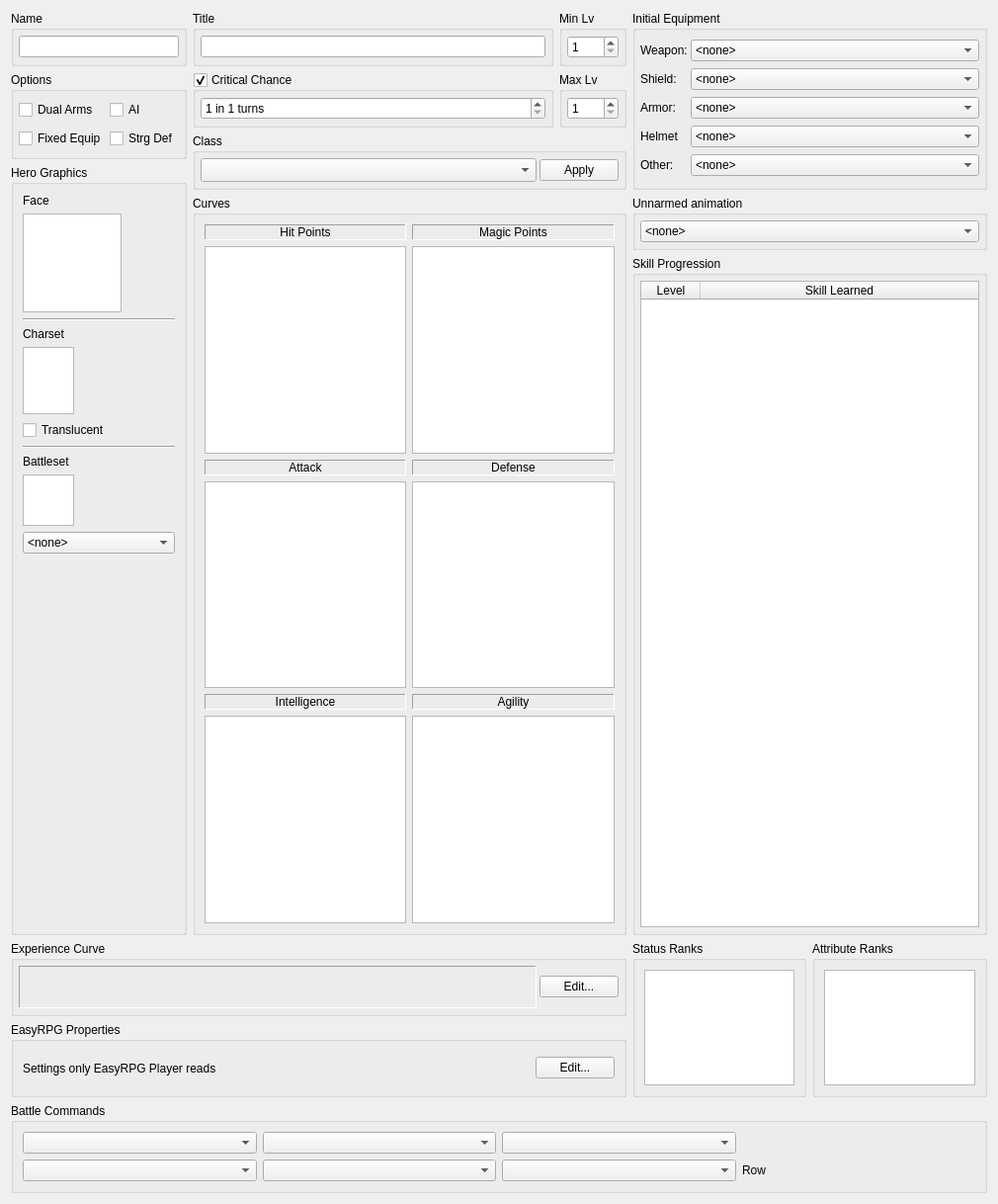
<?xml version="1.0" encoding="UTF-8"?>
<ui version="4.0">
 <class>ActorWidget</class>
 <widget class="QWidget" name="ActorWidget">
  <property name="geometry">
   <rect>
    <x>0</x>
    <y>0</y>
    <width>1010</width>
    <height>1218</height>
   </rect>
  </property>
  <property name="windowTitle">
   <string>Form</string>
  </property>
  <layout class="QGridLayout" name="gridLayout">
   <item row="0" column="0">
    <widget class="QGroupBox" name="groupBox_16">
     <property name="title">
      <string>Name</string>
     </property>
     <layout class="QHBoxLayout" name="horizontalLayout_16">
      <property name="spacing">
       <number>3</number>
      </property>
      <property name="leftMargin">
       <number>5</number>
      </property>
      <property name="topMargin">
       <number>5</number>
      </property>
      <property name="rightMargin">
       <number>5</number>
      </property>
      <property name="bottomMargin">
       <number>5</number>
      </property>
      <item>
       <widget class="QLineEdit" name="lineName"/>
      </item>
     </layout>
    </widget>
   </item>
   <item row="0" column="1">
    <widget class="QGroupBox" name="groupBox_366">
     <property name="title">
      <string>Title</string>
     </property>
     <layout class="QHBoxLayout" name="horizontalLayout_17">
      <property name="spacing">
       <number>3</number>
      </property>
      <property name="leftMargin">
       <number>5</number>
      </property>
      <property name="topMargin">
       <number>5</number>
      </property>
      <property name="rightMargin">
       <number>5</number>
      </property>
      <property name="bottomMargin">
       <number>5</number>
      </property>
      <item>
       <widget class="QLineEdit" name="lineTitle"/>
      </item>
     </layout>
    </widget>
   </item>
   <item row="0" column="2">
    <widget class="QGroupBox" name="groupBox_367">
     <property name="title">
      <string>Min Lv</string>
     </property>
     <layout class="QHBoxLayout" name="horizontalLayout_29">
      <property name="spacing">
       <number>3</number>
      </property>
      <property name="leftMargin">
       <number>5</number>
      </property>
      <property name="topMargin">
       <number>5</number>
      </property>
      <property name="rightMargin">
       <number>5</number>
      </property>
      <property name="bottomMargin">
       <number>5</number>
      </property>
      <item>
       <widget class="QSpinBox" name="spinMinLv">
        <property name="minimum">
         <number>1</number>
        </property>
       </widget>
      </item>
     </layout>
    </widget>
   </item>
   <item row="0" column="3" rowspan="4" colspan="2">
    <widget class="QGroupBox" name="groupBox_368">
     <property name="title">
      <string>Initial Equipment</string>
     </property>
     <layout class="QGridLayout" name="gridLayout_17">
      <property name="leftMargin">
       <number>5</number>
      </property>
      <property name="topMargin">
       <number>5</number>
      </property>
      <property name="rightMargin">
       <number>5</number>
      </property>
      <property name="bottomMargin">
       <number>5</number>
      </property>
      <property name="spacing">
       <number>3</number>
      </property>
      <item row="0" column="0">
       <widget class="QLabel" name="label_17">
        <property name="text">
         <string>Weapon:</string>
        </property>
       </widget>
      </item>
      <item row="0" column="1">
       <widget class="ItemRpgComboBox" name="comboInitialWeapon">
        <property name="sizePolicy">
         <sizepolicy hsizetype="Preferred" vsizetype="Fixed">
          <horstretch>1</horstretch>
          <verstretch>0</verstretch>
         </sizepolicy>
        </property>
        <item>
         <property name="text">
          <string>&lt;none&gt;</string>
         </property>
        </item>
       </widget>
      </item>
      <item row="1" column="0">
       <widget class="QLabel" name="label_30">
        <property name="text">
         <string>Shield:</string>
        </property>
       </widget>
      </item>
      <item row="1" column="1">
       <widget class="ItemRpgComboBox" name="comboInitialShield">
        <property name="sizePolicy">
         <sizepolicy hsizetype="Preferred" vsizetype="Fixed">
          <horstretch>1</horstretch>
          <verstretch>0</verstretch>
         </sizepolicy>
        </property>
        <item>
         <property name="text">
          <string>&lt;none&gt;</string>
         </property>
        </item>
       </widget>
      </item>
      <item row="2" column="0">
       <widget class="QLabel" name="label_35">
        <property name="text">
         <string>Armor:</string>
        </property>
       </widget>
      </item>
      <item row="2" column="1">
       <widget class="ItemRpgComboBox" name="comboInitialArmor">
        <property name="sizePolicy">
         <sizepolicy hsizetype="Preferred" vsizetype="Fixed">
          <horstretch>1</horstretch>
          <verstretch>0</verstretch>
         </sizepolicy>
        </property>
        <item>
         <property name="text">
          <string>&lt;none&gt;</string>
         </property>
        </item>
       </widget>
      </item>
      <item row="3" column="0">
       <widget class="QLabel" name="label_44">
        <property name="text">
         <string>Helmet</string>
        </property>
       </widget>
      </item>
      <item row="3" column="1">
       <widget class="ItemRpgComboBox" name="comboInitialHelmet">
        <property name="sizePolicy">
         <sizepolicy hsizetype="Preferred" vsizetype="Fixed">
          <horstretch>1</horstretch>
          <verstretch>0</verstretch>
         </sizepolicy>
        </property>
        <item>
         <property name="text">
          <string>&lt;none&gt;</string>
         </property>
        </item>
       </widget>
      </item>
      <item row="4" column="0">
       <widget class="QLabel" name="label_45">
        <property name="text">
         <string>Other:</string>
        </property>
       </widget>
      </item>
      <item row="4" column="1">
       <widget class="ItemRpgComboBox" name="comboInitialMisc">
        <property name="sizePolicy">
         <sizepolicy hsizetype="Preferred" vsizetype="Fixed">
          <horstretch>1</horstretch>
          <verstretch>0</verstretch>
         </sizepolicy>
        </property>
        <item>
         <property name="text">
          <string>&lt;none&gt;</string>
         </property>
        </item>
       </widget>
      </item>
     </layout>
    </widget>
   </item>
   <item row="1" column="0" rowspan="2">
    <widget class="QGroupBox" name="groupBox_369">
     <property name="title">
      <string>Options</string>
     </property>
     <layout class="QGridLayout" name="gridLayout_18">
      <property name="leftMargin">
       <number>5</number>
      </property>
      <property name="topMargin">
       <number>5</number>
      </property>
      <property name="rightMargin">
       <number>5</number>
      </property>
      <property name="bottomMargin">
       <number>5</number>
      </property>
      <property name="horizontalSpacing">
       <number>3</number>
      </property>
      <item row="0" column="0">
       <widget class="QCheckBox" name="checkDualWeapon">
        <property name="text">
         <string>Dual Arms</string>
        </property>
       </widget>
      </item>
      <item row="0" column="1">
       <widget class="QCheckBox" name="checkAI">
        <property name="text">
         <string>AI</string>
        </property>
       </widget>
      </item>
      <item row="1" column="0">
       <widget class="QCheckBox" name="checkFixedEquip">
        <property name="text">
         <string>Fixed Equip</string>
        </property>
       </widget>
      </item>
      <item row="1" column="1">
       <widget class="QCheckBox" name="checkStrongDefense">
        <property name="text">
         <string>Strg Def</string>
        </property>
       </widget>
      </item>
     </layout>
    </widget>
   </item>
   <item row="1" column="1">
    <widget class="QGroupBox" name="groupCritChance">
     <property name="title">
      <string>Critical Chance</string>
     </property>
     <property name="checkable">
      <bool>true</bool>
     </property>
     <layout class="QHBoxLayout" name="horizontalLayout_30">
      <property name="spacing">
       <number>3</number>
      </property>
      <property name="leftMargin">
       <number>5</number>
      </property>
      <property name="topMargin">
       <number>5</number>
      </property>
      <property name="rightMargin">
       <number>5</number>
      </property>
      <property name="bottomMargin">
       <number>5</number>
      </property>
      <item>
       <widget class="QSpinBox" name="spinCritChance">
        <property name="suffix">
         <string> turns</string>
        </property>
        <property name="prefix">
         <string>1 in </string>
        </property>
        <property name="minimum">
         <number>1</number>
        </property>
        <property name="maximum">
         <number>100</number>
        </property>
       </widget>
      </item>
     </layout>
    </widget>
   </item>
   <item row="1" column="2">
    <widget class="QGroupBox" name="groupBox_370">
     <property name="title">
      <string>Max Lv</string>
     </property>
     <layout class="QHBoxLayout" name="horizontalLayout_34">
      <property name="spacing">
       <number>3</number>
      </property>
      <property name="leftMargin">
       <number>5</number>
      </property>
      <property name="topMargin">
       <number>5</number>
      </property>
      <property name="rightMargin">
       <number>5</number>
      </property>
      <property name="bottomMargin">
       <number>5</number>
      </property>
      <item>
       <widget class="QSpinBox" name="spinMaxLv">
        <property name="minimum">
         <number>1</number>
        </property>
       </widget>
      </item>
     </layout>
    </widget>
   </item>
   <item row="2" column="1" rowspan="2" colspan="2">
    <widget class="QGroupBox" name="groupBoxClass">
     <property name="title">
      <string>Class</string>
     </property>
     <layout class="QHBoxLayout" name="horizontalLayout_35">
      <property name="spacing">
       <number>3</number>
      </property>
      <property name="leftMargin">
       <number>5</number>
      </property>
      <property name="topMargin">
       <number>5</number>
      </property>
      <property name="rightMargin">
       <number>5</number>
      </property>
      <property name="bottomMargin">
       <number>5</number>
      </property>
      <item>
       <widget class="QComboBox" name="comboProfession">
        <property name="sizePolicy">
         <sizepolicy hsizetype="Preferred" vsizetype="Fixed">
          <horstretch>1</horstretch>
          <verstretch>0</verstretch>
         </sizepolicy>
        </property>
        <property name="sizeAdjustPolicy">
         <enum>QComboBox::AdjustToMinimumContentsLengthWithIcon</enum>
        </property>
        <property name="minimumContentsLength">
         <number>10</number>
        </property>
       </widget>
      </item>
      <item>
       <widget class="QPushButton" name="pushApplyProfession">
        <property name="text">
         <string>Apply</string>
        </property>
       </widget>
      </item>
     </layout>
    </widget>
   </item>
   <item row="3" column="0" rowspan="3">
    <widget class="QGroupBox" name="groupBox_372">
     <property name="title">
      <string>Hero Graphics</string>
     </property>
     <layout class="QVBoxLayout" name="verticalLayout">
      <item>
       <widget class="QLabel" name="label_46">
        <property name="text">
         <string>Face</string>
        </property>
        <property name="alignment">
         <set>Qt::AlignLeading|Qt::AlignLeft|Qt::AlignTop</set>
        </property>
       </widget>
      </item>
      <item>
       <widget class="FaceSetGraphicsView" name="graphicsFaceset">
        <property name="minimumSize">
         <size>
          <width>100</width>
          <height>100</height>
         </size>
        </property>
        <property name="maximumSize">
         <size>
          <width>100</width>
          <height>100</height>
         </size>
        </property>
        <property name="verticalScrollBarPolicy">
         <enum>Qt::ScrollBarAlwaysOff</enum>
        </property>
        <property name="horizontalScrollBarPolicy">
         <enum>Qt::ScrollBarAlwaysOff</enum>
        </property>
        <property name="sizeAdjustPolicy">
         <enum>QAbstractScrollArea::AdjustToContentsOnFirstShow</enum>
        </property>
       </widget>
      </item>
      <item>
       <widget class="Line" name="line_3">
        <property name="orientation">
         <enum>Qt::Horizontal</enum>
        </property>
       </widget>
      </item>
      <item>
       <widget class="QLabel" name="label_47">
        <property name="sizePolicy">
         <sizepolicy hsizetype="Preferred" vsizetype="Preferred">
          <horstretch>1</horstretch>
          <verstretch>0</verstretch>
         </sizepolicy>
        </property>
        <property name="text">
         <string>Charset</string>
        </property>
       </widget>
      </item>
      <item>
       <widget class="CharSetGraphicsView" name="graphicsCharset">
        <property name="minimumSize">
         <size>
          <width>52</width>
          <height>68</height>
         </size>
        </property>
        <property name="maximumSize">
         <size>
          <width>52</width>
          <height>68</height>
         </size>
        </property>
        <property name="verticalScrollBarPolicy">
         <enum>Qt::ScrollBarAlwaysOff</enum>
        </property>
        <property name="horizontalScrollBarPolicy">
         <enum>Qt::ScrollBarAlwaysOff</enum>
        </property>
       </widget>
      </item>
      <item>
       <widget class="QCheckBox" name="checkTranslucent">
        <property name="text">
         <string>Translucent</string>
        </property>
       </widget>
      </item>
      <item>
       <widget class="Line" name="line_4">
        <property name="orientation">
         <enum>Qt::Horizontal</enum>
        </property>
       </widget>
      </item>
      <item>
       <widget class="QLabel" name="label_48">
        <property name="text">
         <string>Battleset</string>
        </property>
        <property name="alignment">
         <set>Qt::AlignLeading|Qt::AlignLeft|Qt::AlignTop</set>
        </property>
       </widget>
      </item>
      <item>
       <widget class="QGraphicsView" name="graphicsBattleset">
        <property name="minimumSize">
         <size>
          <width>52</width>
          <height>52</height>
         </size>
        </property>
        <property name="maximumSize">
         <size>
          <width>52</width>
          <height>52</height>
         </size>
        </property>
        <property name="verticalScrollBarPolicy">
         <enum>Qt::ScrollBarAlwaysOff</enum>
        </property>
        <property name="horizontalScrollBarPolicy">
         <enum>Qt::ScrollBarAlwaysOff</enum>
        </property>
       </widget>
      </item>
      <item>
       <widget class="QComboBox" name="comboBattleset">
        <property name="sizePolicy">
         <sizepolicy hsizetype="Expanding" vsizetype="Fixed">
          <horstretch>0</horstretch>
          <verstretch>0</verstretch>
         </sizepolicy>
        </property>
        <item>
         <property name="text">
          <string>&lt;none&gt;</string>
         </property>
        </item>
       </widget>
      </item>
      <item>
       <spacer name="verticalSpacer">
        <property name="orientation">
         <enum>Qt::Vertical</enum>
        </property>
        <property name="sizeHint" stdset="0">
         <size>
          <width>20</width>
          <height>411</height>
         </size>
        </property>
       </spacer>
      </item>
     </layout>
    </widget>
   </item>
   <item row="4" column="1" rowspan="2" colspan="2">
    <widget class="QGroupBox" name="groupBox_242">
     <property name="sizePolicy">
      <sizepolicy hsizetype="Preferred" vsizetype="Minimum">
       <horstretch>0</horstretch>
       <verstretch>0</verstretch>
      </sizepolicy>
     </property>
     <property name="title">
      <string>Curves</string>
     </property>
     <layout class="QGridLayout" name="gridLayout_4">
      <item row="2" column="1">
       <widget class="QLabel" name="label_39">
        <property name="frameShape">
         <enum>QFrame::Panel</enum>
        </property>
        <property name="frameShadow">
         <enum>QFrame::Sunken</enum>
        </property>
        <property name="text">
         <string>Defense</string>
        </property>
        <property name="alignment">
         <set>Qt::AlignCenter</set>
        </property>
       </widget>
      </item>
      <item row="4" column="1">
       <widget class="QLabel" name="label_41">
        <property name="frameShape">
         <enum>QFrame::Panel</enum>
        </property>
        <property name="frameShadow">
         <enum>QFrame::Sunken</enum>
        </property>
        <property name="text">
         <string>Agility</string>
        </property>
        <property name="alignment">
         <set>Qt::AlignCenter</set>
        </property>
       </widget>
      </item>
      <item row="3" column="0">
       <widget class="QGraphicsView" name="graphicsAtt">
        <property name="verticalScrollBarPolicy">
         <enum>Qt::ScrollBarAlwaysOff</enum>
        </property>
        <property name="horizontalScrollBarPolicy">
         <enum>Qt::ScrollBarAlwaysOff</enum>
        </property>
       </widget>
      </item>
      <item row="1" column="0">
       <widget class="QGraphicsView" name="graphicsHp">
        <property name="verticalScrollBarPolicy">
         <enum>Qt::ScrollBarAlwaysOff</enum>
        </property>
        <property name="horizontalScrollBarPolicy">
         <enum>Qt::ScrollBarAlwaysOff</enum>
        </property>
       </widget>
      </item>
      <item row="4" column="0">
       <widget class="QLabel" name="label_40">
        <property name="frameShape">
         <enum>QFrame::Panel</enum>
        </property>
        <property name="frameShadow">
         <enum>QFrame::Sunken</enum>
        </property>
        <property name="text">
         <string>Intelligence</string>
        </property>
        <property name="alignment">
         <set>Qt::AlignCenter</set>
        </property>
       </widget>
      </item>
      <item row="1" column="1">
       <widget class="QGraphicsView" name="graphicsMp">
        <property name="verticalScrollBarPolicy">
         <enum>Qt::ScrollBarAlwaysOff</enum>
        </property>
        <property name="horizontalScrollBarPolicy">
         <enum>Qt::ScrollBarAlwaysOff</enum>
        </property>
       </widget>
      </item>
      <item row="5" column="1">
       <widget class="QGraphicsView" name="graphicsAgy">
        <property name="verticalScrollBarPolicy">
         <enum>Qt::ScrollBarAlwaysOff</enum>
        </property>
        <property name="horizontalScrollBarPolicy">
         <enum>Qt::ScrollBarAlwaysOff</enum>
        </property>
       </widget>
      </item>
      <item row="0" column="0">
       <widget class="QLabel" name="label_36">
        <property name="frameShape">
         <enum>QFrame::Panel</enum>
        </property>
        <property name="frameShadow">
         <enum>QFrame::Sunken</enum>
        </property>
        <property name="text">
         <string>Hit Points</string>
        </property>
        <property name="alignment">
         <set>Qt::AlignCenter</set>
        </property>
       </widget>
      </item>
      <item row="5" column="0">
       <widget class="QGraphicsView" name="graphicsInt">
        <property name="verticalScrollBarPolicy">
         <enum>Qt::ScrollBarAlwaysOff</enum>
        </property>
        <property name="horizontalScrollBarPolicy">
         <enum>Qt::ScrollBarAlwaysOff</enum>
        </property>
       </widget>
      </item>
      <item row="0" column="1">
       <widget class="QLabel" name="label_37">
        <property name="frameShape">
         <enum>QFrame::Panel</enum>
        </property>
        <property name="frameShadow">
         <enum>QFrame::Sunken</enum>
        </property>
        <property name="text">
         <string>Magic Points</string>
        </property>
        <property name="alignment">
         <set>Qt::AlignCenter</set>
        </property>
       </widget>
      </item>
      <item row="2" column="0">
       <widget class="QLabel" name="label_38">
        <property name="frameShape">
         <enum>QFrame::Panel</enum>
        </property>
        <property name="frameShadow">
         <enum>QFrame::Sunken</enum>
        </property>
        <property name="text">
         <string>Attack</string>
        </property>
        <property name="alignment">
         <set>Qt::AlignCenter</set>
        </property>
       </widget>
      </item>
      <item row="3" column="1">
       <widget class="QGraphicsView" name="graphicsDef">
        <property name="verticalScrollBarPolicy">
         <enum>Qt::ScrollBarAlwaysOff</enum>
        </property>
        <property name="horizontalScrollBarPolicy">
         <enum>Qt::ScrollBarAlwaysOff</enum>
        </property>
       </widget>
      </item>
     </layout>
    </widget>
   </item>
   <item row="4" column="3" colspan="2">
    <widget class="QGroupBox" name="groupBox_373">
     <property name="title">
      <string>Unnarmed animation</string>
     </property>
     <layout class="QHBoxLayout" name="horizontalLayout_36">
      <property name="spacing">
       <number>3</number>
      </property>
      <property name="leftMargin">
       <number>5</number>
      </property>
      <property name="topMargin">
       <number>5</number>
      </property>
      <property name="rightMargin">
       <number>5</number>
      </property>
      <property name="bottomMargin">
       <number>5</number>
      </property>
      <item>
       <widget class="AnimationRpgComboBox" name="comboUnarmedAnimation">
        <item>
         <property name="text">
          <string>&lt;none&gt;</string>
         </property>
        </item>
       </widget>
      </item>
     </layout>
    </widget>
   </item>
   <item row="5" column="3" colspan="2">
    <widget class="QGroupBox" name="groupBox_375">
     <property name="title">
      <string>Skill Progression</string>
     </property>
     <layout class="QHBoxLayout" name="horizontalLayout_37">
      <property name="spacing">
       <number>3</number>
      </property>
      <property name="leftMargin">
       <number>5</number>
      </property>
      <property name="topMargin">
       <number>5</number>
      </property>
      <property name="rightMargin">
       <number>5</number>
      </property>
      <property name="bottomMargin">
       <number>5</number>
      </property>
      <item>
       <widget class="QTableWidget" name="tableSkills">
        <property name="horizontalScrollBarPolicy">
         <enum>Qt::ScrollBarAlwaysOff</enum>
        </property>
        <property name="contextMenuPolicy">
         <enum>Qt::ActionsContextMenu</enum>
        </property>
        <property name="editTriggers">
         <set>QAbstractItemView::NoEditTriggers</set>
        </property>
        <property name="showDropIndicator" stdset="0">
         <bool>false</bool>
        </property>
        <property name="dragDropOverwriteMode">
         <bool>false</bool>
        </property>
        <property name="alternatingRowColors">
         <bool>true</bool>
        </property>
        <property name="selectionMode">
         <enum>QAbstractItemView::SingleSelection</enum>
        </property>
        <property name="selectionBehavior">
         <enum>QAbstractItemView::SelectRows</enum>
        </property>
        <property name="sortingEnabled">
         <bool>false</bool>
        </property>
        <property name="wordWrap">
         <bool>false</bool>
        </property>
        <property name="cornerButtonEnabled">
         <bool>false</bool>
        </property>
        <attribute name="horizontalHeaderDefaultSectionSize">
         <number>60</number>
        </attribute>
        <attribute name="horizontalHeaderHighlightSections">
         <bool>false</bool>
        </attribute>
        <attribute name="horizontalHeaderShowSortIndicator" stdset="0">
         <bool>false</bool>
        </attribute>
        <attribute name="horizontalHeaderStretchLastSection">
         <bool>true</bool>
        </attribute>
        <attribute name="verticalHeaderVisible">
         <bool>false</bool>
        </attribute>
        <attribute name="verticalHeaderDefaultSectionSize">
         <number>36</number>
        </attribute>
        <column>
         <property name="text">
          <string>Level</string>
         </property>
        </column>
        <column>
         <property name="text">
          <string>Skill Learned</string>
         </property>
        </column>
       </widget>
      </item>
     </layout>
    </widget>
   </item>
   <item row="6" column="3" rowspan="2">
    <widget class="QGroupBox" name="groupBox_376">
     <property name="title">
      <string>Status Ranks</string>
     </property>
     <layout class="QHBoxLayout" name="horizontalLayout_39">
      <item>
       <widget class="QListWidget" name="listStatusRanks"/>
      </item>
     </layout>
    </widget>
   </item>
   <item row="6" column="4" rowspan="2">
    <widget class="QGroupBox" name="groupBox_377">
     <property name="title">
      <string>Attribute Ranks</string>
     </property>
     <layout class="QHBoxLayout" name="horizontalLayout_40">
      <item>
       <widget class="QListWidget" name="listAttributeRanks"/>
      </item>
     </layout>
    </widget>
   </item>
   <item row="6" column="0" colspan="3">
    <widget class="QGroupBox" name="groupBox_378">
     <property name="title">
      <string>Experience Curve</string>
     </property>
     <layout class="QHBoxLayout" name="horizontalLayout_41">
      <property name="spacing">
       <number>3</number>
      </property>
      <property name="leftMargin">
       <number>5</number>
      </property>
      <property name="topMargin">
       <number>5</number>
      </property>
      <property name="rightMargin">
       <number>5</number>
      </property>
      <property name="bottomMargin">
       <number>5</number>
      </property>
      <item>
       <widget class="QLabel" name="labelExpCurve">
        <property name="sizePolicy">
         <sizepolicy hsizetype="Preferred" vsizetype="Preferred">
          <horstretch>1</horstretch>
          <verstretch>0</verstretch>
         </sizepolicy>
        </property>
        <property name="frameShape">
         <enum>QFrame::Panel</enum>
        </property>
        <property name="frameShadow">
         <enum>QFrame::Sunken</enum>
        </property>
        <property name="alignment">
         <set>Qt::AlignCenter</set>
        </property>
        <property name="wordWrap">
         <bool>true</bool>
        </property>
       </widget>
      </item>
      <item>
       <widget class="QPushButton" name="pushExpCurveEdit">
        <property name="text">
         <string>Edit...</string>
        </property>
       </widget>
      </item>
     </layout>
    </widget>
   </item>
   <item row="7" column="0" colspan="3">
    <widget class="QGroupBox" name="groupBox_379">
     <property name="title">
      <string>EasyRPG Properties</string>
     </property>
     <layout class="QHBoxLayout" name="horizontalLayout_42">
      <item>
       <widget class="QLabel" name="labelEasyRpg">
        <property name="sizePolicy">
         <sizepolicy hsizetype="Preferred" vsizetype="Preferred">
          <horstretch>1</horstretch>
          <verstretch>0</verstretch>
         </sizepolicy>
        </property>
        <property name="text">
         <string>Settings only EasyRPG Player reads</string>
        </property>
        <property name="wordWrap">
         <bool>true</bool>
        </property>
       </widget>
      </item>
      <item>
       <widget class="QPushButton" name="pushEditCustom">
        <property name="text">
         <string>Edit...</string>
        </property>
       </widget>
      </item>
     </layout>
    </widget>
   </item>
   <item row="8" column="0" colspan="5">
    <widget class="QGroupBox" name="groupBattleCommands">
     <property name="title">
      <string>Battle Commands</string>
     </property>
     <layout class="QGridLayout" name="layoutBattleCommands">
      <item row="0" column="0">
       <widget class="QComboBox" name="comboBattleCommand1"/>
      </item>
      <item row="0" column="1">
       <widget class="QComboBox" name="comboBattleCommand2"/>
      </item>
      <item row="0" column="2">
       <widget class="QComboBox" name="comboBattleCommand3"/>
      </item>
      <item row="1" column="0">
       <widget class="QComboBox" name="comboBattleCommand4"/>
      </item>
      <item row="1" column="1">
       <widget class="QComboBox" name="comboBattleCommand5"/>
      </item>
      <item row="1" column="2">
       <widget class="QComboBox" name="comboBattleCommand6"/>
      </item>
      <item row="1" column="3">
       <widget class="QLabel" name="labelRow">
        <property name="text">
         <string>Row</string>
        </property>
       </widget>
      </item>
     </layout>
    </widget>
   </item>
  </layout>
 </widget>
 <customwidgets>
  <customwidget>
   <class>ItemRpgComboBox</class>
   <extends>QComboBox</extends>
   <header>ui/common/rpg_combobox.h</header>
  </customwidget>
  <customwidget>
   <class>AnimationRpgComboBox</class>
   <extends>QComboBox</extends>
   <header>ui/common/rpg_combobox.h</header>
  </customwidget>
  <customwidget>
   <class>FaceSetGraphicsView</class>
   <extends>QGraphicsView</extends>
   <header>ui/viewer/rpg_graphics_view.h</header>
  </customwidget>
  <customwidget>
   <class>CharSetGraphicsView</class>
   <extends>QGraphicsView</extends>
   <header>ui/viewer/rpg_graphics_view.h</header>
  </customwidget>
 </customwidgets>
 <resources/>
 <connections/>
</ui>
